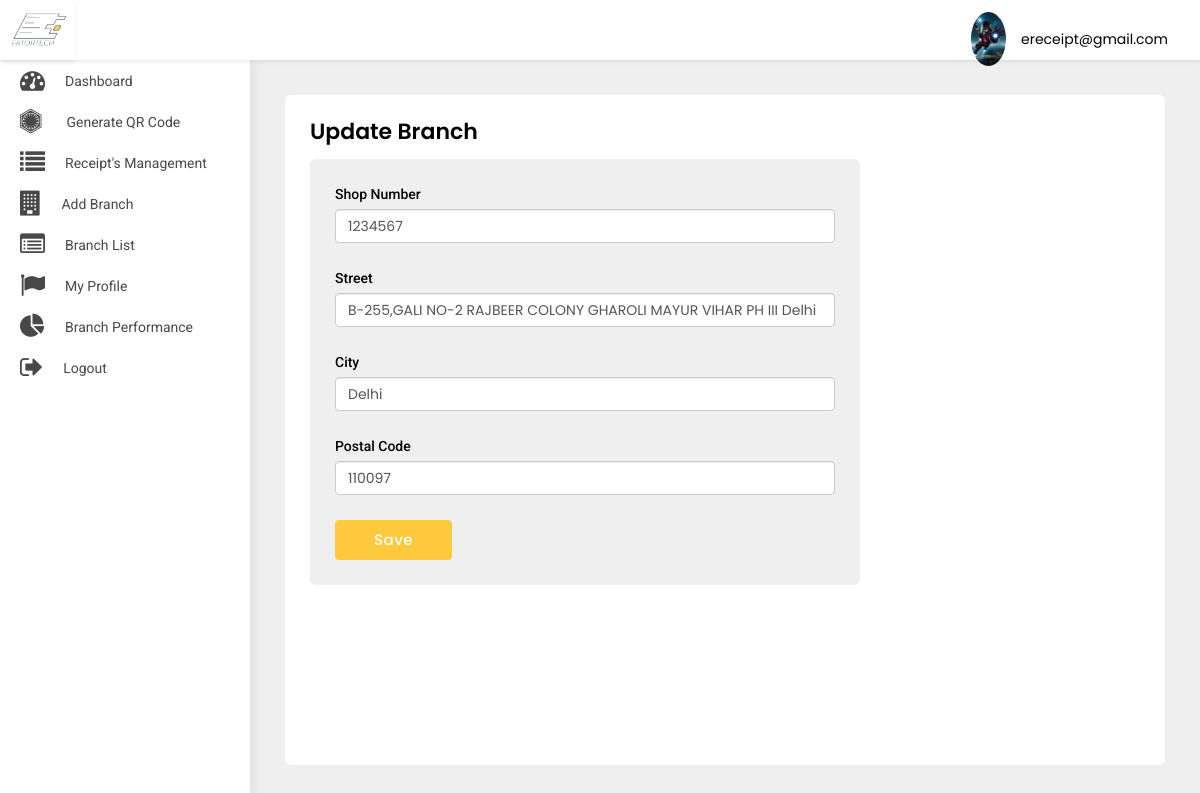
The app's page /merchant/update-branch/1/ (signed in) with its own data.
### src/models.py (models this page shows, shortened)
class User(AbstractBaseUser, PermissionsMixin):
    first_name = models.CharField(default='first name', max_length=100)
    last_name = models.CharField(default='', max_length=100, null=True, blank=True)
    email = models.CharField(default='', max_length=255, unique=True)
    country_code = models.CharField(default='+91', max_length=10)
    phone_number = models.CharField(default='', max_length=18)
    profile_pic = models.ImageField(default='default_profile.png', null=True, blank=True)
    device_token = models.CharField(default='', max_length=500, null=True, blank=True)
    password = models.CharField(default='', max_length=100)
    confirm_password = models.CharField(default='', max_length=100)
    is_merchant = models.BooleanField(default=False)
    is_subadmin = models.BooleanField(default=False)
    created_at = models.DateTimeField(auto_now_add=True)
    is_active = models.BooleanField(default=True)
    is_staff = models.BooleanField(default=False)
    can_manage_merchant = models.BooleanField(default=False)
    can_manage_category = models.BooleanField(default=False)
    can_manage_branch = models.BooleanField(default=False)
    can_manage_receipts = models.BooleanField(default=False)
    can_manage_dashboard = models.BooleanField(default=False)
    objects = UserManager()
    USERNAME_FIELD = 'email'
    class Meta:
        ordering = ('-created_at',)

class Branch(models.Model):
    merchant_name = models.ForeignKey(Merchant, on_delete=models.CASCADE)
    shop_no = models.CharField(default='', max_length=2000)
    street = models.CharField(default='', max_length=2000)
    landmark = models.CharField(default='', max_length=2000, null=True, blank=True)
    city = models.CharField(default='', max_length=2000)
    postal_code = models.CharField(default='', max_length=2000)
    code = models.CharField(default='', max_length=100)
    blocked = models.BooleanField(default=False)

### merchant/views.py (the view, shortened to what this page needs)
# urls.py: path('update-branch/<int:pk>/', UpdateBranch.as_view(), name='update-branch'),
class UpdateBranch(LoginRequiredMixin, UpdateView):
    login_url = 'merchant:login'
    model = Branch
    form_class = BranchForm
    template_name = 'merchant_branch.html'
    def get(self, request, *args, **kwargs):
        return render(self.request, 'merchant_branch_update.html',
                      {'shop_no': Branch.objects.get(id=kwargs['pk']).shop_no,
                       'street': Branch.objects.get(id=kwargs['pk']).street,
                       'landmark': Branch.objects.get(id=kwargs['pk']).landmark,
                       'city': Branch.objects.get(id=kwargs['pk']).city,
                       'postal_code': Branch.objects.get(id=kwargs['pk']).postal_code})

### merchant/templates/merchant_branch_update.html (shortened to what this page needs)
{% extends 'base-merchant.html' %}
{% load crispy_forms_tags %}
{% block body %}
<div class="WrapperArea">
    <div class="WrapperBox">
        <div class="Small-Wrapper">
            <h4 class="Title">Update Branch</h4>
            <div class="NotificationArea">
                <div class="NotificationForm">
                    <form method="post">
                        <div class="form-group">
                            <label for="">Shop Number </label>
                            <input type="text" class="form-control" required placeholder="Shop Number"
                                   name="shop_no" value="{{shop_no}}">
                        </div>
                        <div class="form-group">
                            <label for="">Street </label>
                            <input type="text" class="form-control" required placeholder="Street Name"
                                   name="street" value="{{street}}">
                        </div>
                        <div class="form-group">
                            <label for="">City </label>
                            <input type="text" class="form-control" required placeholder="City"
                                   name="city" value="{{city}}">
                        </div>
                        <div class="form-group">
                            <label for="">Postal Code </label>
                            <input type="number" class="form-control" required placeholder="Postal code"
                                   name="postal_code" value="{{postal_code}}">
                        </div>
                        <button class="Button apply_btn">Save</button>
                    </form>
                </div>
            </div>
        </div>
    </div>
</div>
{% endblock body %}

### merchant/templates/base-merchant.html (shortened to what this page needs)
{% load static %}
<head>
    <link type="text/css" rel="stylesheet" href="{% static 'adminpanel/css/style.css' %}">
    <link rel="stylesheet" href="{% static 'adminpanel/css/media.css' %}">
</head>
<body>
<div class="Header">
    <div class="Logo">
        <img src="{% static 'adminpanel/images/logo.jpg' %}">
    </div>
    <div class="Navigation">
        <div class="Avater">
            <a href="javascript:void(0);">
                <figure><img src="{{user.profile_pic.url}}"></figure>
                {{user}} </a>
        </div>
    </div>
</div>
<div class="SidenavBar">
    <ul>
        <li class="nav-item nav-link {% if request.resolver_match.view_name  == 'merchant:dashboard' %}active{% endif %}">
            <a href="{% url 'merchant:dashboard'  %}">
                <span><i class="fa fa-tachometer"></i></span> Dashboard
            </a>
        </li>
        <li class="nav-item nav-link {% if request.resolver_match.view_name  == 'merchant:create-order' %}active{% endif %}">
            <a href="{% url 'merchant:create-order'  %}">
                <span><i class="fa fa-first-order"></i></span>Generate QR Code
            </a>
        </li>
        <li class="nav-item nav-link {% if request.resolver_match.view_name  == 'merchant:order-list' %}active{% endif %}">
            <a href="{% url 'merchant:order-list'  %}">
                <span><i class="fa fa-list"></i></span> Receipt's Management
            </a>
        </li>
        <li class="nav-item nav-link {% if request.resolver_match.view_name  == 'merchant:add-branch' %}active{% endif %}">
            <a href="{% url 'merchant:add-branch'  %}">
                <span><i class="fa fa-building"></i></span> Add Branch
            </a>
        </li>
        <li class="nav-item nav-link {% if request.resolver_match.view_name  == 'merchant:branch-list' %}active{% endif %}">
            <a href="{% url 'merchant:branch-list'  %}">
                <span><i class="fa fa fa-list-alt"></i></span>Branch List
            </a>
        </li>
        <li class="nav-item nav-link {% if request.resolver_match.view_name  == 'merchant:profile' %}active{% endif %}">
            <a href="{% url 'merchant:profile'  %}">
                <span><i class="fa fa-flag"></i></span> My Profile
            </a>
        </li>
        <li class="nav-item nav-link {% if request.resolver_match.view_name  == 'merchant:branch-performance' %}active{% endif %}">
            <a href="{% url 'merchant:branch-performance'  %}">
                <span><i class="fa fa-pie-chart"></i></span> Branch Performance
            </a>
        </li>
        <li class="nav-item nav-link {% if request.resolver_match.view_name  == 'logout' %}active{% endif %}">
            <a href="{% url 'merchant:logout' %}">
                <span><i class="fa fa-sign-out"></i></span>
                <p>Logout</p>
            </a>
        </li>
    </ul>
</div>
{% block body %}
{% endblock body %}
</body>
</html>

### static/adminpanel/css/style.css (style rules this page uses)
body { margin: 0; padding: 0; font-family: 'Poppins', sans-serif !important; font-size: 13px; color: #3a3a3a; font-weight: 400; }
* { margin: 0px; padding: 0px; }
header, footer, aside, article, section, detail, nav, figure { position: relative; }
h1, h2, h3, h4, h5, h6, p { margin: 0; padding: 0; }
ul, li, ol { list-style-type: none; margin: 0; padding: 0; }
a { text-decoration: none; outline: none; }
img { border: 0; outline: none; max-width: 100%; }
input[type="text"], input[type="password"], select, textarea, input[type="button"] { max-width: 100%; }
p { margin: 0; padding: 0; }
.Button { border: none; padding: 8px 38px; text-align: center; transition: 0.5s all ease-in-out; font-weight: 500; display: inline-block; position: relative; background-color: #fec93d; font-size: 15px; color: #fff; text-transform: capitalize; letter-spacing: .5px; border-radius: 0; outline: 0; border: 1px solid #fec93d; }
.Header { box-shadow: 0 2px 4px rgba(0, 0, 0, .08); -webkit-box-shadow: 0 2px 4px rgba(0, 0, 0, .08); position: fixed; width: 100%; left: 0; top: 0; background-color: #fff; z-index: 99 }
.Header .Logo { width: 75px; text-align: center; padding: 5px 0; float: left; height: 60px; box-shadow: 0 2px 4px rgba(0, 0, 0, .08); }
.Header .Logo img { height: 100%; width: 100%; object-fit: cover; }
.Header .Navigation { transition: all 0.2s ease; margin-left: 235px; padding: 7px 3.2rem; width: calc(100% - 235px); text-align: right; height: 60px }
.Header .Navigation .Avater { margin: 5px 0 5px 30px; position: relative; display: inline-block }
.Header .Navigation .Avater a { display: flex; align-items: center; font-size: 14px; color: #000 }
.Header .Navigation .Avater a figure { width: 35px; border-radius: 50%; margin: 0 15px 0 0; overflow: hidden }
.SidenavBar { height: calc(100% - 60px); position: fixed; width: 250px; top: 60px; padding: 0; overflow: auto; box-shadow: 0 0 15px rgba(0, 0, 0, .1); background-color: #fff; z-index: 2; transition: 0.2s all ease-in-out; }
.SidenavBar ul { margin: 0 }
.SidenavBar ul li { margin: 0 }
.SidenavBar ul li a { display: flex; cursor: pointer; padding: 8px 20px 8px 20px; transition: 0.2s all ease-in-out; color: #484848; font-family: "Roboto"; font-size: 14px; text-transform: capitalize; position: relative; align-items: center; overflow: hidden; white-space: nowrap; }
.SidenavBar ul li a span { font-size: 25px; margin-right: 20px; }
.SidenavBar ul li:nth-child(2) a span { margin-right: 25px; }
.WrapperArea { margin-left: 250px; flex: 1 1 auto; display: flex; flex-direction: column; margin-top: 60px; transition: 0.2s all ease-in-out; background-color: #efefef; }
.WrapperArea .WrapperBox { padding: 35px; background-color: #efefef; min-height: calc(100vh - 60px) }
.Small-Wrapper { background-color: #fff; padding: 25px; border-radius: 6px; height: 100%; min-height: calc(100vh - 130px); }
h4.Title { margin: 0 0 15px; font-weight: 600; color: #000; text-transform: capitalize; font-size: 22px; display:inline-block; }
.apply_btn { border-radius:4px; }
.NotificationArea .NotificationForm { background-color: #efefef; max-width: 550px; border-radius: 6px; }
.NotificationArea .NotificationForm form { padding: 25px; }
.NotificationArea .NotificationForm form .form-group label { display: block; font-weight: 500; color: #000; font-size: 15px; font-family: "Roboto"; }
.NotificationArea .NotificationForm form .form-group { margin: 0 0 25px 0; }
.NotificationArea .NotificationForm form .form-group label { display: block; font-weight: 500; color: #000; font-size: 14px; font-family: "Roboto"; }

### records on screen
User: profile_pic (placeholder picture), email "ereceipt@gmail.com"
Branch: shop_no "1234567", street "B-255,GALI NO-2 RAJBEER COLONY GHAROLI MAYUR VIHAR PH III Delhi", city "Delhi", postal_code "110097"
